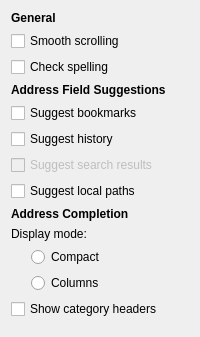
     <widget class="QWidget" name="browsingPage">
      <layout class="QVBoxLayout" name="browsingPageLayout">
       <item>
        <widget class="QLabel" name="browsingGeneralHeaderLabel">
         <property name="font">
          <font>
           <weight>75</weight>
           <bold>true</bold>
          </font>
         </property>
         <property name="text">
          <string>General</string>
         </property>
        </widget>
       </item>
       <item>
        <widget class="QCheckBox" name="browsingEnableSmoothScrollingCheckBox">
         <property name="text">
          <string>Smooth scrolling</string>
         </property>
        </widget>
       </item>
       <item>
        <widget class="QCheckBox" name="browsingEnableSpellCheckCheckBox">
         <property name="text">
          <string>Check spelling</string>
         </property>
        </widget>
       </item>
       <item>
        <widget class="QLabel" name="browsingSuggestionsHeaderLabel">
         <property name="font">
          <font>
           <weight>75</weight>
           <bold>true</bold>
          </font>
         </property>
         <property name="text">
          <string>Address Field Suggestions</string>
         </property>
        </widget>
       </item>
       <item>
        <layout class="QVBoxLayout" name="browsingSuggestionsLayout">
         <item>
          <widget class="QCheckBox" name="browsingSuggestBookmarksCheckBox">
           <property name="text">
            <string>Suggest bookmarks</string>
           </property>
          </widget>
         </item>
         <item>
          <widget class="QCheckBox" name="browsingSuggestHistoryCheckBox">
           <property name="text">
            <string>Suggest history</string>
           </property>
          </widget>
         </item>
         <item>
          <widget class="QCheckBox" name="browsingSuggestSearchCheckBox">
           <property name="enabled">
            <bool>false</bool>
           </property>
           <property name="text">
            <string>Suggest search results</string>
           </property>
          </widget>
         </item>
         <item>
          <widget class="QCheckBox" name="browsingSuggestLocalPathsCheckBox">
           <property name="text">
            <string>Suggest local paths</string>
           </property>
          </widget>
         </item>
        </layout>
       </item>
       <item>
        <widget class="QLabel" name="browsingCompletionHeaderLabel">
         <property name="font">
          <font>
           <weight>75</weight>
           <bold>true</bold>
          </font>
         </property>
         <property name="text">
          <string>Address Completion</string>
         </property>
        </widget>
       </item>
       <item>
        <layout class="QVBoxLayout" name="browsingCompletionLayout">
         <item>
          <widget class="QLabel" name="browsingDisplayModeLabel">
           <property name="text">
            <string>Display mode:</string>
           </property>
          </widget>
         </item>
         <item>
          <layout class="QHBoxLayout" name="browsingDisplayModeHorizontalLayout">
           <item>
            <spacer name="browsingDisplayModeSpacer">
             <property name="orientation">
              <enum>Qt::Horizontal</enum>
             </property>
             <property name="sizeType">
              <enum>QSizePolicy::Fixed</enum>
             </property>
             <property name="sizeHint" stdset="0">
              <size>
               <width>20</width>
               <height>0</height>
              </size>
             </property>
            </spacer>
           </item>
           <item>
            <layout class="QVBoxLayout" name="browsingDisplayModeVerticalLayout">
             <item>
              <widget class="QRadioButton" name="browsingDisplayModeCompactRadioButton">
               <property name="text">
                <string>Compact</string>
               </property>
               <attribute name="buttonGroup">
                <string notr="true">browsingDisplayModeButtonGroup</string>
               </attribute>
              </widget>
             </item>
             <item>
              <widget class="QRadioButton" name="browsingDisplayModeColumnsRadioButton">
               <property name="text">
                <string>Columns</string>
               </property>
               <attribute name="buttonGroup">
                <string notr="true">browsingDisplayModeButtonGroup</string>
               </attribute>
              </widget>
             </item>
            </layout>
           </item>
          </layout>
         </item>
         <item>
          <widget class="QCheckBox" name="browsingCategoriesCheckBox">
           <property name="text">
            <string>Show category headers</string>
           </property>
          </widget>
         </item>
        </layout>
       </item>
       <item>
        <spacer name="browsingBrowsingSpacer">
         <property name="orientation">
          <enum>Qt::Vertical</enum>
         </property>
        </spacer>
       </item>
      </layout>
     </widget>
